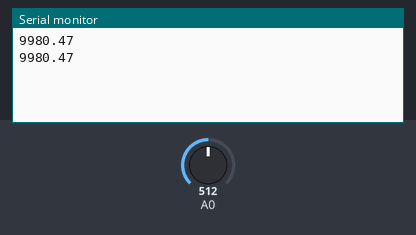
This sketch was run on a simulated Arduino Uno, built with avr-gcc and run on an emulated ATmega328P. Shown: the last lines printed to the serial monitor. The test bench sets the inputs (shaded band); at power-on: A0 = 512.

Above: at 1.8 s.
1.9 s: A0 set to 0
At 2.8 s:
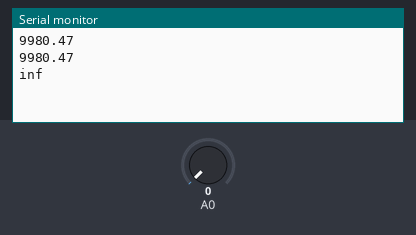
4.5 s: A0 set to 122
At 5.8 s:
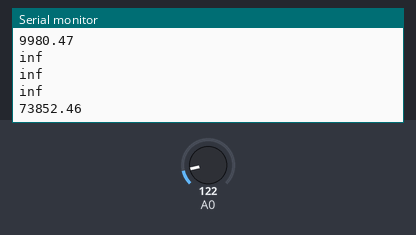

Measured:
- after the input at 1.9 s, the serial monitor: prints a new line after 0.10 s (image 1)
- after the input at 4.5 s, the serial monitor: prints a new line after 0.50 s (image 2)

The sketch:

try.ino
```cpp
const float R = 10000.0;

void setup()
{
  Serial.begin( 9600 );
}

void loop()
{
  int value = analogRead( A0 );
  float r = ( 1023.0 - value ) / ( value / R );
  Serial.println( r );
  delay( 1000 );
}
```
